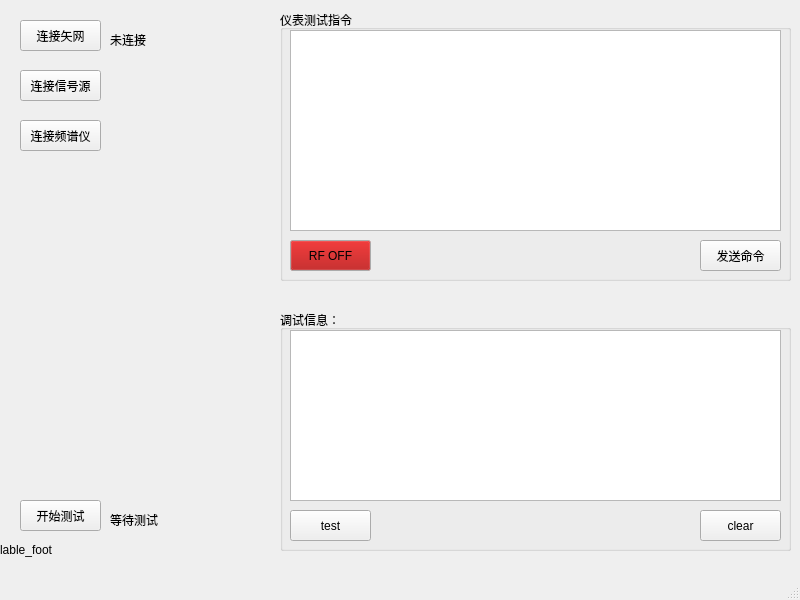
<?xml version="1.0" encoding="UTF-8"?>
<ui version="4.0">
 <class>MainWindow</class>
 <widget class="QMainWindow" name="MainWindow">
  <property name="geometry">
   <rect>
    <x>0</x>
    <y>0</y>
    <width>800</width>
    <height>600</height>
   </rect>
  </property>
  <property name="windowTitle">
   <string>MainWindow</string>
  </property>
  <widget class="QWidget" name="centralwidget">
   <widget class="QLabel" name="label_foot">
    <property name="geometry">
     <rect>
      <x>0</x>
      <y>540</y>
      <width>71</width>
      <height>20</height>
     </rect>
    </property>
    <property name="text">
     <string>lable_foot</string>
    </property>
   </widget>
   <widget class="QGroupBox" name="groupBox">
    <property name="geometry">
     <rect>
      <x>280</x>
      <y>310</y>
      <width>511</width>
      <height>241</height>
     </rect>
    </property>
    <property name="sizePolicy">
     <sizepolicy hsizetype="Expanding" vsizetype="Expanding">
      <horstretch>10</horstretch>
      <verstretch>10</verstretch>
     </sizepolicy>
    </property>
    <property name="title">
     <string>调试信息：</string>
    </property>
    <widget class="QTextEdit" name="textEdit">
     <property name="enabled">
      <bool>true</bool>
     </property>
     <property name="geometry">
      <rect>
       <x>10</x>
       <y>20</y>
       <width>491</width>
       <height>171</height>
      </rect>
     </property>
     <property name="palette">
      <palette>
       <active>
        <colorrole role="Button">
         <brush brushstyle="SolidPattern">
          <color alpha="255">
           <red>0</red>
           <green>170</green>
           <blue>0</blue>
          </color>
         </brush>
        </colorrole>
       </active>
       <inactive>
        <colorrole role="Button">
         <brush brushstyle="SolidPattern">
          <color alpha="255">
           <red>170</red>
           <green>0</green>
           <blue>0</blue>
          </color>
         </brush>
        </colorrole>
       </inactive>
       <disabled>
        <colorrole role="Button">
         <brush brushstyle="SolidPattern">
          <color alpha="255">
           <red>204</red>
           <green>204</green>
           <blue>204</blue>
          </color>
         </brush>
        </colorrole>
       </disabled>
      </palette>
     </property>
     <property name="inputMethodHints">
      <set>Qt::ImhNone</set>
     </property>
    </widget>
    <widget class="QPushButton" name="bt_test_2">
     <property name="geometry">
      <rect>
       <x>420</x>
       <y>200</y>
       <width>81</width>
       <height>31</height>
      </rect>
     </property>
     <property name="text">
      <string>clear</string>
     </property>
    </widget>
    <widget class="QPushButton" name="bt_test">
     <property name="geometry">
      <rect>
       <x>10</x>
       <y>200</y>
       <width>81</width>
       <height>31</height>
      </rect>
     </property>
     <property name="text">
      <string>test</string>
     </property>
     <property name="checkable">
      <bool>false</bool>
     </property>
    </widget>
   </widget>
   <widget class="QPushButton" name="bt_3_link">
    <property name="geometry">
     <rect>
      <x>20</x>
      <y>20</y>
      <width>81</width>
      <height>31</height>
     </rect>
    </property>
    <property name="text">
     <string>连接矢网</string>
    </property>
    <property name="checkable">
     <bool>false</bool>
    </property>
   </widget>
   <widget class="QPushButton" name="bt_4_begin">
    <property name="geometry">
     <rect>
      <x>20</x>
      <y>500</y>
      <width>81</width>
      <height>31</height>
     </rect>
    </property>
    <property name="text">
     <string>开始测试</string>
    </property>
    <property name="checkable">
     <bool>false</bool>
    </property>
   </widget>
   <widget class="QLabel" name="label_3_link">
    <property name="geometry">
     <rect>
      <x>110</x>
      <y>30</y>
      <width>71</width>
      <height>20</height>
     </rect>
    </property>
    <property name="text">
     <string>未连接</string>
    </property>
   </widget>
   <widget class="QLabel" name="label_4_begin">
    <property name="geometry">
     <rect>
      <x>110</x>
      <y>510</y>
      <width>71</width>
      <height>20</height>
     </rect>
    </property>
    <property name="text">
     <string>等待测试</string>
    </property>
   </widget>
   <widget class="QGroupBox" name="groupBox_2">
    <property name="geometry">
     <rect>
      <x>280</x>
      <y>10</y>
      <width>511</width>
      <height>271</height>
     </rect>
    </property>
    <property name="title">
     <string>仪表测试指令</string>
    </property>
    <widget class="QTextEdit" name="te_2_send">
     <property name="geometry">
      <rect>
       <x>10</x>
       <y>20</y>
       <width>491</width>
       <height>201</height>
      </rect>
     </property>
     <property name="tabStopWidth">
      <number>20</number>
     </property>
     <property name="tabStopDistance">
      <double>20.000000000000000</double>
     </property>
     <property name="placeholderText">
      <string/>
     </property>
    </widget>
    <widget class="QPushButton" name="bt_5_send">
     <property name="geometry">
      <rect>
       <x>420</x>
       <y>230</y>
       <width>81</width>
       <height>31</height>
      </rect>
     </property>
     <property name="text">
      <string>发送命令</string>
     </property>
     <property name="checkable">
      <bool>false</bool>
     </property>
    </widget>
    <widget class="QPushButton" name="bt_6_rfctrl">
     <property name="geometry">
      <rect>
       <x>10</x>
       <y>230</y>
       <width>81</width>
       <height>31</height>
      </rect>
     </property>
     <property name="palette">
      <palette>
       <active>
        <colorrole role="Button">
         <brush brushstyle="SolidPattern">
          <color alpha="255">
           <red>0</red>
           <green>170</green>
           <blue>0</blue>
          </color>
         </brush>
        </colorrole>
       </active>
       <inactive>
        <colorrole role="Button">
         <brush brushstyle="SolidPattern">
          <color alpha="255">
           <red>170</red>
           <green>0</green>
           <blue>0</blue>
          </color>
         </brush>
        </colorrole>
       </inactive>
       <disabled>
        <colorrole role="Button">
         <brush brushstyle="SolidPattern">
          <color alpha="255">
           <red>204</red>
           <green>204</green>
           <blue>204</blue>
          </color>
         </brush>
        </colorrole>
       </disabled>
      </palette>
     </property>
     <property name="text">
      <string>RF OFF</string>
     </property>
     <property name="checkable">
      <bool>false</bool>
     </property>
    </widget>
   </widget>
   <widget class="QPushButton" name="bt_7_link_smf">
    <property name="geometry">
     <rect>
      <x>20</x>
      <y>70</y>
      <width>81</width>
      <height>31</height>
     </rect>
    </property>
    <property name="text">
     <string>连接信号源</string>
    </property>
    <property name="checkable">
     <bool>false</bool>
    </property>
   </widget>
   <widget class="QPushButton" name="bt_8_link_fsw">
    <property name="geometry">
     <rect>
      <x>20</x>
      <y>120</y>
      <width>81</width>
      <height>31</height>
     </rect>
    </property>
    <property name="text">
     <string>连接频谱仪</string>
    </property>
    <property name="checkable">
     <bool>false</bool>
    </property>
   </widget>
  </widget>
  <widget class="QMenuBar" name="menubar">
   <property name="geometry">
    <rect>
     <x>0</x>
     <y>0</y>
     <width>800</width>
     <height>23</height>
    </rect>
   </property>
  </widget>
  <widget class="QStatusBar" name="statusbar">
   <property name="font">
    <font>
     <family>新宋体</family>
     <pointsize>12</pointsize>
    </font>
   </property>
   <property name="layoutDirection">
    <enum>Qt::LeftToRight</enum>
   </property>
  </widget>
 </widget>
 <resources/>
 <connections>
  <connection>
   <sender>bt_test</sender>
   <signal>clicked()</signal>
   <receiver>MainWindow</receiver>
   <slot>bt_test_click()</slot>
   <hints>
    <hint type="sourcelabel">
     <x>370</x>
     <y>563</y>
    </hint>
    <hint type="destinationlabel">
     <x>412</x>
     <y>575</y>
    </hint>
   </hints>
  </connection>
  <connection>
   <sender>bt_test_2</sender>
   <signal>clicked()</signal>
   <receiver>MainWindow</receiver>
   <slot>bt_test_2_click()</slot>
   <hints>
    <hint type="sourcelabel">
     <x>700</x>
     <y>563</y>
    </hint>
    <hint type="destinationlabel">
     <x>693</x>
     <y>576</y>
    </hint>
   </hints>
  </connection>
  <connection>
   <sender>bt_3_link</sender>
   <signal>clicked()</signal>
   <receiver>MainWindow</receiver>
   <slot>bt_3_link_click()</slot>
   <hints>
    <hint type="sourcelabel">
     <x>75</x>
     <y>58</y>
    </hint>
    <hint type="destinationlabel">
     <x>175</x>
     <y>57</y>
    </hint>
   </hints>
  </connection>
  <connection>
   <sender>bt_4_begin</sender>
   <signal>clicked()</signal>
   <receiver>MainWindow</receiver>
   <slot>bt_4_begin_click()</slot>
   <hints>
    <hint type="sourcelabel">
     <x>77</x>
     <y>553</y>
    </hint>
    <hint type="destinationlabel">
     <x>116</x>
     <y>493</y>
    </hint>
   </hints>
  </connection>
  <connection>
   <sender>bt_5_send</sender>
   <signal>clicked()</signal>
   <receiver>MainWindow</receiver>
   <slot>bt_5_send_click()</slot>
   <hints>
    <hint type="sourcelabel">
     <x>714</x>
     <y>278</y>
    </hint>
    <hint type="destinationlabel">
     <x>702</x>
     <y>320</y>
    </hint>
   </hints>
  </connection>
  <connection>
   <sender>bt_6_rfctrl</sender>
   <signal>clicked()</signal>
   <receiver>MainWindow</receiver>
   <slot>bt_6_rfctrl_click()</slot>
   <hints>
    <hint type="sourcelabel">
     <x>370</x>
     <y>293</y>
    </hint>
    <hint type="destinationlabel">
     <x>387</x>
     <y>278</y>
    </hint>
   </hints>
  </connection>
  <connection>
   <sender>bt_7_link_smf</sender>
   <signal>clicked()</signal>
   <receiver>MainWindow</receiver>
   <slot>bt_7_link_smf_click()</slot>
   <hints>
    <hint type="sourcelabel">
     <x>93</x>
     <y>104</y>
    </hint>
    <hint type="destinationlabel">
     <x>173</x>
     <y>109</y>
    </hint>
   </hints>
  </connection>
  <connection>
   <sender>bt_8_link_fsw</sender>
   <signal>clicked()</signal>
   <receiver>MainWindow</receiver>
   <slot>bt_8_lin_fsw_click()</slot>
   <hints>
    <hint type="sourcelabel">
     <x>96</x>
     <y>157</y>
    </hint>
    <hint type="destinationlabel">
     <x>169</x>
     <y>160</y>
    </hint>
   </hints>
  </connection>
 </connections>
 <slots>
  <slot>bt_test_2_click()</slot>
  <slot>bt_test_click()</slot>
  <slot>bt_3_link_click()</slot>
  <slot>bt_4_begin_click()</slot>
  <slot>bt_5_send_click()</slot>
  <slot>bt_6_rfctrl_click()</slot>
  <slot>bt_7_link_smf_click()</slot>
  <slot>bt_8_lin_fsw_click()</slot>
 </slots>
</ui>
